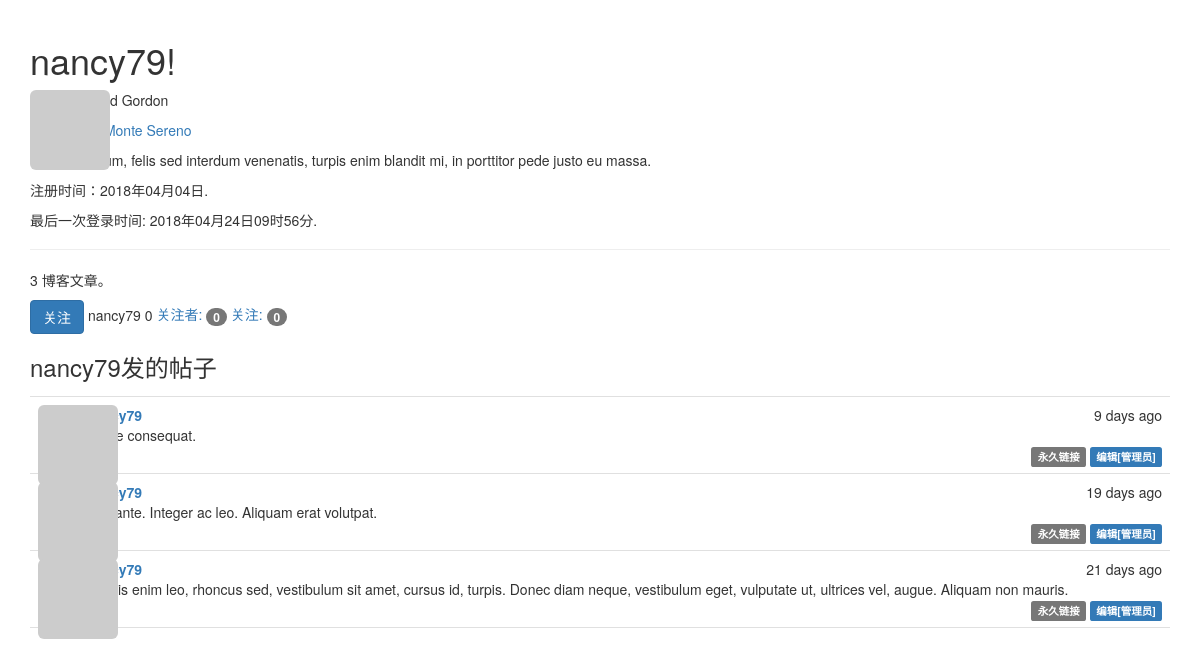
Screenshot of /user/nancy79 (signed in) with the database file from the repository.
### app/models.py (models this page shows, shortened)
class User(UserMixin, db.Model):
    __tablename__ = 'users'
    id = db.Column(db.Integer, primary_key=True)
    email = db.Column(db.String(64), unique=True, index=True)
    username = db.Column(db.String(64), unique=True, index=True)
    role_id = db.Column(db.Integer, db.ForeignKey('roles.id'))
    password_hash = db.Column(db.String(128))
    confirmed = db.Column(db.Boolean, default=False)
    name = db.Column(db.String(64))
    location = db.Column(db.String(64))
    about_me = db.Column(db.Text())
    member_since = db.Column(db.DateTime(), default=datetime.utcnow)
    last_seen = db.Column(db.DateTime(), default=datetime.utcnow)
    avatar_hash = db.Column(db.String(32))
    posts = db.relationship('Post', backref='author', lazy='dynamic')
    followed = db.relationship('Follow',
                               foreign_keys=[Follow.follower_id],
                               backref=db.backref('follower', lazy='joined'),
                               lazy='dynamic',
                               cascade='all, delete-orphan')
    followers = db.relationship('Follow',
                                foreign_keys=[Follow.followed_id],
                                backref=db.backref('followed', lazy='joined'),
                                lazy='dynamic',
                                cascade='all, delete-orphan')
    def ping(self):
        self.last_seen = datetime.utcnow()
        db.session.add(self)
    @property
    def password(self):
        raise AttributeError('密码不是可读属性。')
    def can(self, permissions):
        return self.role is not None and (self.role.permissions & permissions) == permissions
    def is_administrator(self):
        return self.can(Permission.ADMINISTER)
    def gravatar(self, size=100, default='identicon', rationg='g'):
        if request.is_secure:
            url = 'https://secure.gravatar.com/avatar'
        else:
            url = 'http://www.gravatar.com/avatar'
        hash = hashlib.md5(self.email.encode('utf-8')).hexdigest()
        return '{url}/{hash}?s={size}&d={default}&r={rationg}'.format(url=url, hash=hash, size=size, default=default,
                                                                      rationg=rationg)
    def is_following(self, user):
        if user.id is None:
            return False
        return self.followed.filter_by(
            followed_id=user.id).first() is not None

class Post(db.Model):
    __tablename__ = 'posts'
    id = db.Column(db.Integer, primary_key=True)
    body = db.Column(db.Text)
    timestamp = db.Column(db.DateTime, index=True, default=datetime.utcnow)
    author_id = db.Column(db.Integer, db.ForeignKey('users.id'))
    body_html = db.Column(db.Text)
    comments = db.relationship('Comment', backref='post', lazy='dynamic')

### app/main/views.py (the view)
@main.route('/user/<username>')
def user(username):
    user = User.query.filter_by(username=username).first_or_404()
    page = request.args.get('page', 1, type=int)
    pagination = user.posts.order_by(Post.timestamp.desc()).paginate(
        page, per_page=current_app.config['FLASKY_POSTS_PER_PAGE'],
        error_out=False)
    posts = pagination.items
    return render_template('default/user.html', user=user, posts=posts, pagination=pagination)

### app/auth/views.py (called while the page is built)
@auth.before_app_request
def before_request():
    if current_user.is_authenticated:
        current_user.ping()
        if not current_user.confirmed \
                and request.endpoint \
                and request.blueprint != 'auth' \
                and request.endpoint != 'static':
            return redirect(url_for('auth.unconfirmed'))

### app/main/__init__.py (called while the page is built)
@main.app_context_processor
def inject_permission():
    return dict(Permission=Permission)

### app/models.py (called while the page is built)
@login_manager.user_loader
def load_user(user_id):
    return User.query.get(int(user_id))

### templates/default/user.html (shortened to what this page needs)
{% extends "base.html" %}
{% block content %}
    <div class="container">
        <div class="page-header">
            <h1>{{ user.username }}!</h1>
            {% if user.name or user.location %}
        <p>
            {% if user.name %}
                <img class="img-rounded profile-thumbnail" src="{{ user.gravatar(size=256) }}">
                <p>姓名：{{ user.name }}</p>
            {% endif %}
            {% if user.location %}
                <p>所在位置： <a href="https://www.amap.com/search?query={{ user.location }}">{{ user.location }}</a></p>
            {% endif %}
        </p>
        {% endif %}
        {% if user.about_me %}<p>{{ user.about_me }}</p>{% endif %}
            <p>
                注册时间：{{ moment(user.member_since).format("YYYY年MM月DD日") }}.
            </p>
            <p>
                最后一次登录时间: {{ moment(user.last_seen).format("YYYY年MM月DD日HH时mm分") }}.
            </p>
        </div>
        <p>{{ user.posts.count() }} 博客文章。</p>
        <p>
            {% if current_user.can(Permission.FOLLOW) and user != current_user %}
                {% if not current_user.is_following(user) %}
                <a href="{{ url_for('.follow', username=user.username) }}" class="btn btn-primary">关注</a>
                {% else %}
                <a href="{{ url_for('.unfollow', username=user.username) }}" class="btn btn-default">取消关注</a>
                {% endif %}
            {% endif %}
            {{ user.username }}
            {{ user.followers.count() }}
            <a href="{{ url_for('.followers', username=user.username) }}">关注者: <span class="badge">{{ user.followers.count() }}</span></a>
            <a href="{{ url_for('.followed_by', username=user.username) }}">关注: <span class="badge">{{ user.followed.count() }}</span></a>
        </p>
        <h3>{{ user.username }}发的帖子</h3>
        {% include 'default/_posts.html' %}
    </div>
{% endblock content %}

### templates/base.html (shortened to what this page needs)
{% extends "bootstrap/base.html" %}
{% block head %}
{{ super() }}
<link rel="stylesheet" href="{{ url_for('static', filename='default/css/styles.css') }}" type="text/css">
{% endblock head %}

### templates/default/_posts.html
<ul class="posts">
    {% for post in posts %}
    <li class="post">
        <div class="post-thumbnail">
            <a href="{{ url_for('.user', username=post.author.username) }}">
                <img class="img-rounded profile-thumbnail" src="{{ post.author.gravatar(size=40) }}">
            </a>
        </div>
        <div class="post-content">
            <div class="post-date">{{ moment(post.timestamp).fromNow() }}</div>
            <div class="post-author"><a href="{{ url_for('.user', username=post.author.username) }}">{{ post.author.username }}</a></div>
            <div class="post-body">
                {% if post.body_html %}
                    {{ post.body_html | safe }}
                {% else %}
                    {{ post.body }}
                {% endif %}
            </div>
            <div class="post-footer">
                <a href="{{ url_for('.post', id=post.id) }}"><span class="label label-default">永久链接</span></a>
                {% if current_user == post.author %}
                    <a href="{{ url_for('.edit', id=post.id) }}"><span class="label label-primary">编辑</span></a>
                {% elif current_user.is_administrator %}
                    <a href="{{ url_for('.edit', id=post.id) }}"><span class="label label-primary">编辑[管理员]</span></a>
                {% endif %}
            </div>
        </div>
    </li>
    {% endfor %}
</ul>

### static/default/css/styles.css (style rules this page uses)
.profile-thumbnail { position: absolute; }
ul.posts { list-style-type: none; padding: 0px; margin: 16px 0px 0px 0px; border-top: 1px solid #e0e0e0; }
ul.posts li.post { padding: 8px; border-bottom: 1px solid #e0e0e0; }
div.post-date { float: right; }
div.post-author { font-weight: bold; }
div.post-thumbnail { position: absolute; }
div.post-content { margin-left: 48px; min-height: 48px; }
div.post-footer { text-align: right; }

### rows the page displays
User: username "nancy79", name "Mildred Gordon", location "Monte Sereno", about_me "Duis bibendum, felis sed interdum venenatis, turpis enim blandit mi, in porttitor pede justo eu massa.", member_since "2018年04月04日", last_seen "2018年04月24日09时56分"
Post: timestamp "9 days ago", body "Fusce consequat."
Post: timestamp "19 days ago", body "Sed ante. Integer ac leo. Aliquam erat volutpat."
Post: timestamp "21 days ago", body "Mauris enim leo, rhoncus sed, vestibulum sit amet, cursus id, turpis. Donec diam neque, vestibulum eget, vulputate ut, ultrices vel, augue. Aliquam non mauris."

### other values shown
{{ user.posts.count() }} "3"
{{ user.followers.count() }} "0"
{{ user.followed.count() }} "0"
